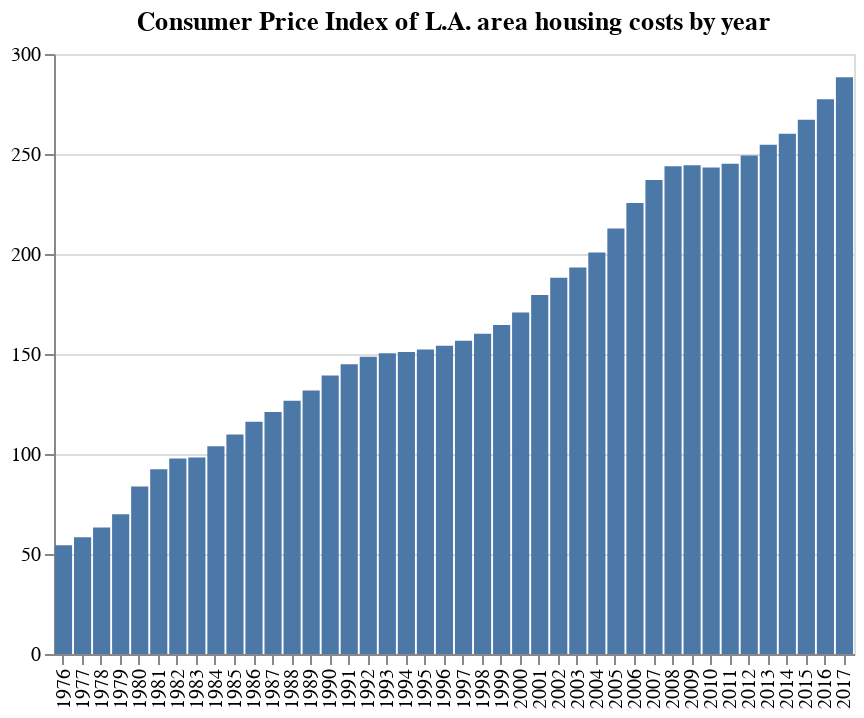

Notebook code for this chart:
### Markdown cell above
Here's a chart of all the annual values in in the series I pulled above.

### Code cell
alt.Chart(index_df, title="Consumer Price Index of L.A. area housing costs by year").mark_bar().encode(
    x=alt.X("year:O", axis=alt.Axis(title="")),
    y=alt.Y("value:Q", axis=alt.Axis(title=""))
).transform_filter(
    # We will filter down to annual values to simplify things and drop the monthly values.
    alt.datum.period_name == 'Annual Average'
)

### Figure 1 — Vega-Lite specification as saved in the notebook (floating-point values rounded to 4 significant figures; data arrays with more than 128 entries replaced by an {"elided": "..."} marker saying what was removed)
{"$schema": "https://vega.github.io/schema/vega-lite/v2.6.0.json", "config": {"view": {"height": 300, "width": 400}}, "data": {"name": "data-91e911c9d4c1d133ae28d614014db750"}, "datasets": {"data-91e911c9d4c1d133ae28d614014db750": {"elided": "553 records"}}, "encoding": {"x": {"axis": {"title": ""}, "field": "year", "type": "ordinal"}, "y": {"axis": {"title": ""}, "field": "value", "type": "quantitative"}}, "mark": "bar", "title": "Consumer Price Index of L.A. area housing costs by year", "transform": [{"filter": "(datum.period_name === 'Annual Average')"}]}
